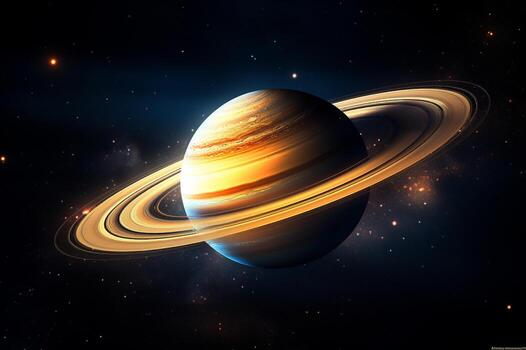
#> input picture saturn.jpg, 526 x 350 px
$ python resize.py
#> lines starting #> are read from the running program, lines starting #| are printed output that depends on the picture
import cv2
def main():
    image_path = 'saturn.jpg'
    image = cv2.imread(image_path)
#> image is the input picture: shape (350, 526, 3); mean B, G, R 28.6, 31.1, 36.3
    if image is None:
        print(f"Error!Unable to load image at {image_path}")
        return
    print("Original image loaded successfully.")
    size={'small':(200, 200),'medium':(400, 400),'large':(600, 600)}
    for size_name,dimensions in size.items():
        resized=cv2.resize(image,dimensions)
        cv2.imshow(f"{size_name.capitalize()} Image", resized)
        cv2.imwrite(f"input_image_{size_name}.jpg", resized)
        print(f"Image resized to {dimensions[0]}x{dimensions[1]} pixels ({size_name}) and saved.")
#> this loop made 3 passes
#> pass 1, in main, `resized=cv2.resize(image,dimensions)`:
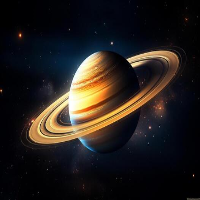
#> resized: shape (200, 200, 3); mean B, G, R 28.5, 31.1, 36.2
#> pass 2, in main, `resized=cv2.resize(image,dimensions)`:
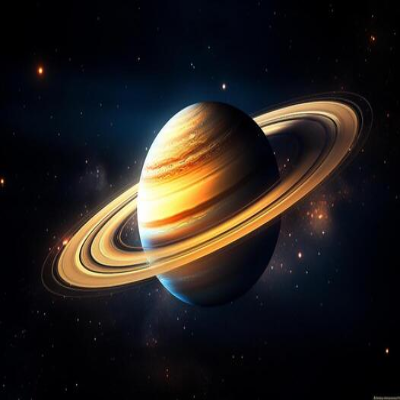
#> resized: shape (400, 400, 3); mean B, G, R 28.5, 31.1, 36.2
    print("Displaying resized images. Press any key in the image windows to exit.")
    cv2.waitKey(0)
    cv2.destroyAllWindows()
    print("All windows closed. Project completed successfully.")
if __name__ == "__main__":
    main()
